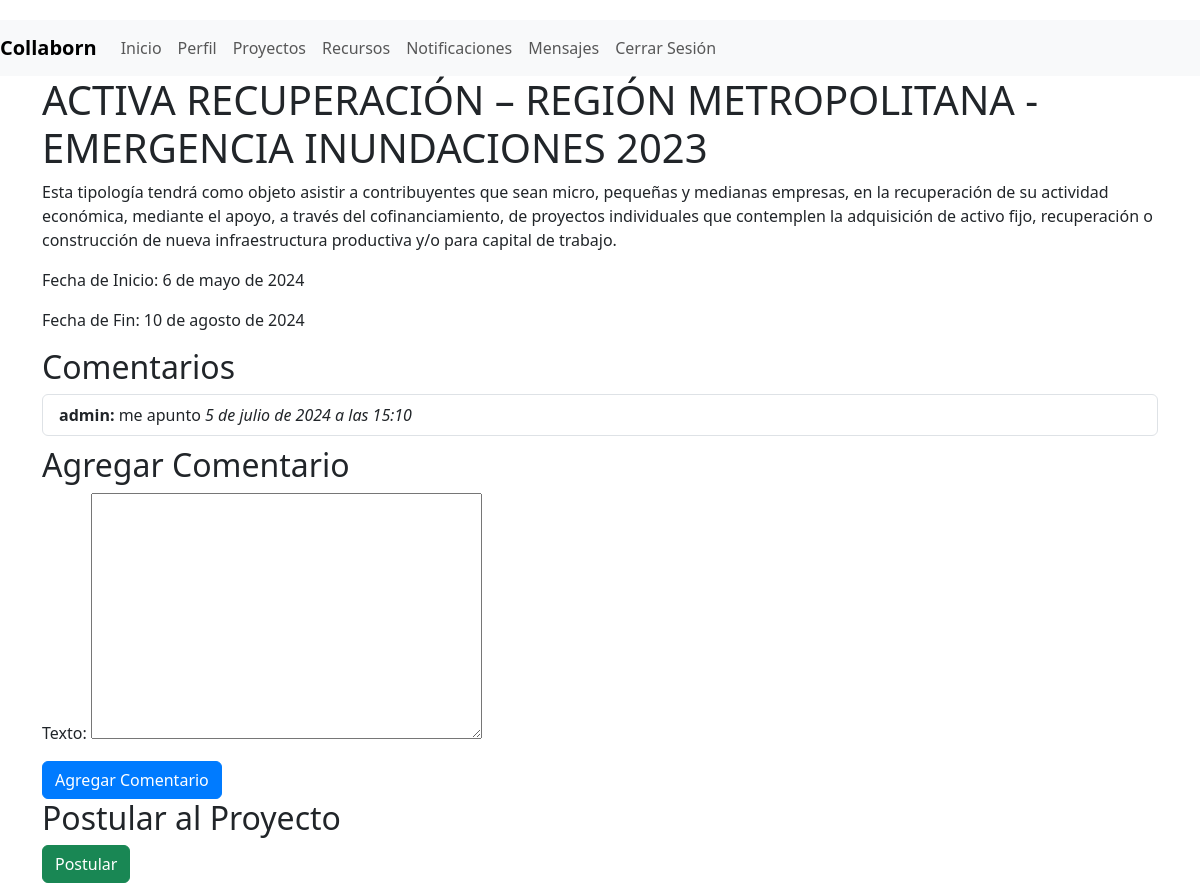
The app's page /proyectos/2/ (signed in), older data.
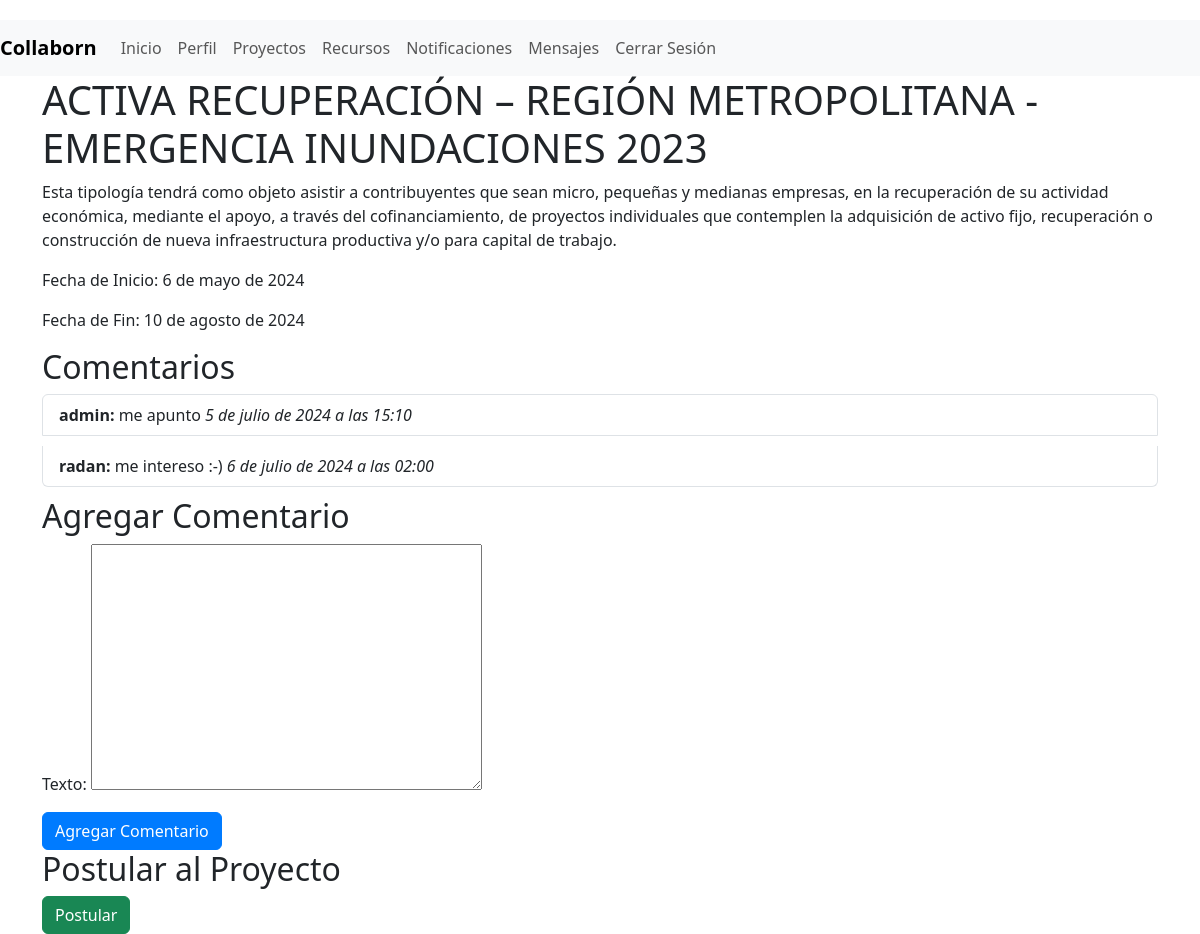
The same page, newer data.
### myapp/models.py (models this page shows, shortened)
class Comentario(models.Model):
    proyecto = models.ForeignKey(Proyecto, related_name='comentarios', on_delete=models.CASCADE)
    autor = models.ForeignKey(User, on_delete=models.CASCADE)
    texto = models.TextField()
    fecha_creacion = models.DateTimeField(auto_now_add=True)

### myapp/views.py (the view)
# urls.py: path('proyectos/<int:proyecto_id>/', views.proyecto_detail, name='proyecto_detail'),
@login_required
def proyecto_detail(request, proyecto_id):
    proyecto = get_object_or_404(Proyecto, id=proyecto_id)
    comentarios = proyecto.comentarios.all()
    if request.method == 'POST':
        form = ComentarioForm(request.POST)
        if form.is_valid():
            comentario = form.save(commit=False)
            comentario.proyecto = proyecto
            comentario.autor = request.user
            comentario.save()
            messages.success(request, 'Comentario agregado exitosamente.')
            return redirect('proyecto_detail', proyecto_id=proyecto.id)
        else:
            messages.error(request, 'Error al agregar el comentario.')
    else:
        form = ComentarioForm()
    return render(request, 'myapp/proyecto_detail.html', {'proyecto': proyecto, 'comentarios': comentarios, 'form': form})

### myapp/forms.py
class ComentarioForm(forms.ModelForm):
    class Meta:
        model = Comentario
        fields = ['texto']

### myapp/templates/myapp/proyecto_detail.html (shortened to what this page needs)
{% extends 'myapp/base.html' %}
{% block content %}
<h1>{{ proyecto.nombre }}</h1>
<p>{{ proyecto.descripcion }}</p>
<p>Fecha de Inicio: {{ proyecto.fecha_inicio }}</p>
<p>Fecha de Fin: {{ proyecto.fecha_fin }}</p>
<h2>Comentarios</h2>
<ul class="list-group">
    {% for comentario in comentarios %}
    <li class="list-group-item">
        <strong>{{ comentario.autor.username }}:</strong> {{ comentario.texto }} <em>{{ comentario.fecha_creacion }}</em>
    </li>
    {% endfor %}
</ul>
<h2>Agregar Comentario</h2>
<form method="post">
    {{ form.as_p }}
    <button type="submit" class="btn btn-primary">Agregar Comentario</button>
</form>
<h2>Postular al Proyecto</h2>
<form method="post" action="{% url 'postular_proyecto' proyecto.id %}">
    <button type="submit" class="btn btn-success">Postular</button>
</form>
{% endblock %}

Row changes from the older to the newer data that the page shows:
added Comentario: autor.username "radan", texto "me intereso :-)", fecha_creacion "6 de julio de 2024 a las 02:00"
